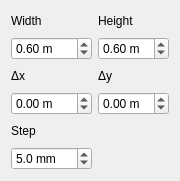
<?xml version="1.0" encoding="UTF-8"?>
<ui version="4.0">
 <class>RasterScan</class>
 <widget class="QWidget" name="RasterScan">
  <property name="geometry">
   <rect>
    <x>0</x>
    <y>0</y>
    <width>179</width>
    <height>181</height>
   </rect>
  </property>
  <property name="windowTitle">
   <string>RasterScan</string>
  </property>
  <layout class="QGridLayout" name="gridLayout">
   <item row="0" column="0">
    <widget class="QLabel" name="widthLabel">
     <property name="text">
      <string>Width</string>
     </property>
    </widget>
   </item>
   <item row="0" column="1">
    <widget class="QLabel" name="heightLabel">
     <property name="text">
      <string>Height</string>
     </property>
    </widget>
   </item>
   <item row="1" column="0">
    <widget class="QDoubleSpinBox" name="width">
     <property name="suffix">
      <string> m</string>
     </property>
     <property name="minimum">
      <double>0.100000000000000</double>
     </property>
     <property name="maximum">
      <double>10.000000000000000</double>
     </property>
     <property name="singleStep">
      <double>0.010000000000000</double>
     </property>
     <property name="value">
      <double>0.600000000000000</double>
     </property>
    </widget>
   </item>
   <item row="1" column="1">
    <widget class="QDoubleSpinBox" name="height">
     <property name="suffix">
      <string> m</string>
     </property>
     <property name="minimum">
      <double>0.100000000000000</double>
     </property>
     <property name="maximum">
      <double>10.000000000000000</double>
     </property>
     <property name="singleStep">
      <double>0.010000000000000</double>
     </property>
     <property name="value">
      <double>0.600000000000000</double>
     </property>
    </widget>
   </item>
   <item row="2" column="0">
    <widget class="QLabel" name="dxLabel">
     <property name="text">
      <string>Δx</string>
     </property>
    </widget>
   </item>
   <item row="2" column="1">
    <widget class="QLabel" name="dyLabel">
     <property name="text">
      <string>Δy</string>
     </property>
    </widget>
   </item>
   <item row="3" column="0">
    <widget class="QDoubleSpinBox" name="dx">
     <property name="suffix">
      <string> m</string>
     </property>
     <property name="minimum">
      <double>-1.000000000000000</double>
     </property>
     <property name="maximum">
      <double>1.000000000000000</double>
     </property>
     <property name="singleStep">
      <double>0.010000000000000</double>
     </property>
    </widget>
   </item>
   <item row="3" column="1">
    <widget class="QDoubleSpinBox" name="dy">
     <property name="suffix">
      <string> m</string>
     </property>
     <property name="minimum">
      <double>-1.000000000000000</double>
     </property>
     <property name="maximum">
      <double>1.000000000000000</double>
     </property>
     <property name="singleStep">
      <double>0.010000000000000</double>
     </property>
    </widget>
   </item>
   <item row="4" column="0">
    <widget class="QLabel" name="stepLabel">
     <property name="text">
      <string>Step</string>
     </property>
    </widget>
   </item>
   <item row="5" column="0">
    <widget class="QDoubleSpinBox" name="step">
     <property name="suffix">
      <string> mm</string>
     </property>
     <property name="decimals">
      <number>1</number>
     </property>
     <property name="minimum">
      <double>1.000000000000000</double>
     </property>
     <property name="maximum">
      <double>100.000000000000000</double>
     </property>
     <property name="singleStep">
      <double>1.000000000000000</double>
     </property>
     <property name="value">
      <double>5.000000000000000</double>
     </property>
    </widget>
   </item>
  </layout>
 </widget>
 <resources/>
 <connections/>
</ui>
